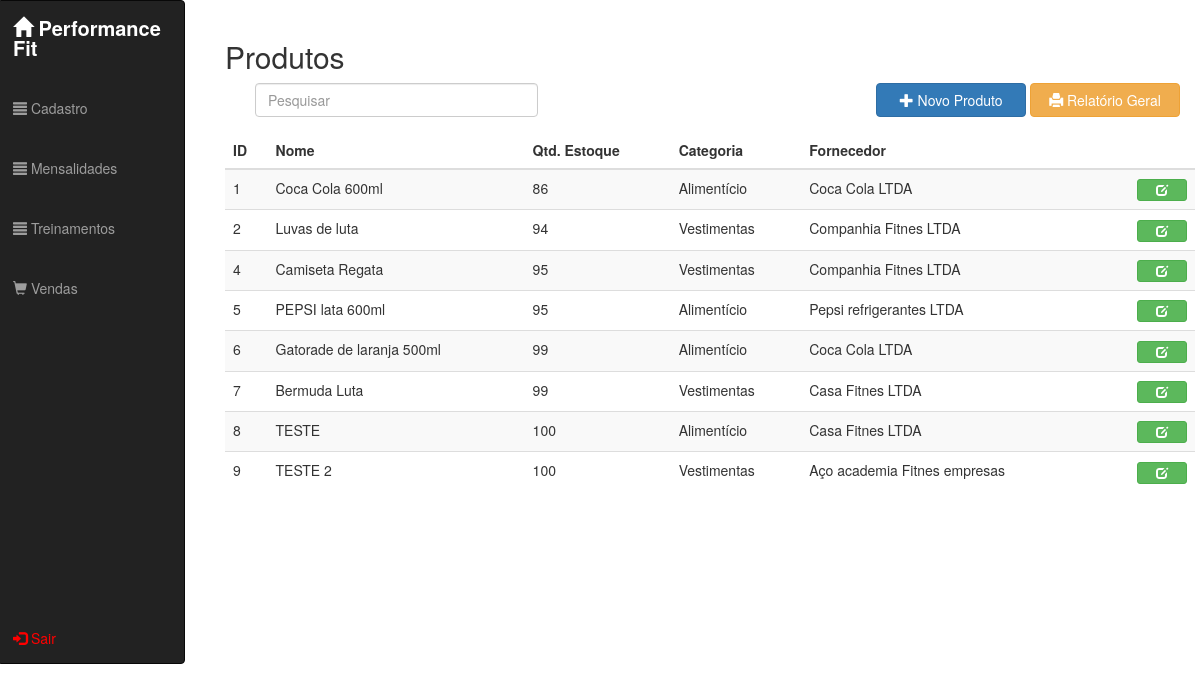
The app's page /view.produto (signed in) with its own data.
### tables this page shows
CREATE TABLE `produtos` (
  `idprodutos` int(11) NOT NULL,
  `idcate_produto` int(11) NOT NULL,
  `idfornecedores` int(11) NOT NULL,
  `nome_prod` varchar(100) NOT NULL,
  `peso_prod` float DEFAULT NULL,
  `cor_prod` varchar(45) DEFAULT NULL,
  `tamanho_prod` varchar(2) DEFAULT NULL,
  `numero_prod` int(3) DEFAULT NULL,
  `con_indicacao_prod` varchar(100) DEFAULT NULL,
  `dt_entr_prod` date DEFAULT NULL,
  `marca_prod` varchar(45) NOT NULL,
  `fabricante_prod` varchar(45) DEFAULT NULL,
  `validade_prod` date DEFAULT NULL,
  `valor_prod` decimal(8,2) NOT NULL,
  `obs_prod` varchar(500) DEFAULT NULL
);

CREATE TABLE `estoq_prod` (
  `idestoques` int(11) NOT NULL,
  `idprodutos` int(11) NOT NULL,
  `quant_entrada` int(11) NOT NULL,
  `quant_saida` int(11) NOT NULL,
  `quant_estoque` int(11) DEFAULT NULL
);

CREATE TABLE `cat_produto` (
  `idcate_produto` int(11) NOT NULL,
  `descricao` varchar(45) DEFAULT NULL
);

CREATE TABLE `fornecedores` (
  `idfornecedores` int(11) NOT NULL,
  `idendereco_forn` int(11) DEFAULT NULL,
  `nome_forn` varchar(45) NOT NULL,
  `cnpj_cpf_forn` varchar(15) NOT NULL,
  `nome_fantasia_forn` varchar(45) DEFAULT NULL,
  `email_forn` varchar(100) NOT NULL,
  `telefone_forn` varchar(16) NOT NULL
);

### _app/Conn/Conn.class.php (called while the page is built, shortened)
<?php
class Conn {
    private static $Host = SIS_DB_HOST;
    private static $User = SIS_DB_USER;
    private static $Pass = SIS_DB_PASS;
    private static $Dbsa = SIS_DB_DBSA;
    private static $Connect = null;
    private static function Conectar() {
        try {
            if (self::$Connect == null):
                $dsn = 'mysql:host=' . self::$Host . ';dbname=' . self::$Dbsa;
                $options = [ PDO::MYSQL_ATTR_INIT_COMMAND => 'SET NAMES UTF8'];
                self::$Connect = new PDO($dsn, self::$User, self::$Pass, $options);
                self::$Connect->setAttribute(PDO::ATTR_ERRMODE, PDO::ERRMODE_EXCEPTION);
            endif;
        } catch (PDOException $e) {
            PHPErro($e->getCode(), $e->getMessage(), $e->getFile(), $e->getLine());
            die;
        }
        return self::$Connect;
    }
    public static function getConn() {
        return self::Conectar();
    }
}

### _app/Conn/Read.class.php (called while the page is built, shortened)
<?php
class Read {
    private $Select;
    private $Result;
    private $Read;
    private $Conn;
    public function __construct() {
        $this->Conn = Conn::getConn();
    }
    public function getResult() {
        return $this->Result;
    }
    public function FullRead($Query, $ParseString = null) {
        $this->Select = (string) $Query;
        $this->Execute();
    }
    private function Connect() {
        $this->Read = $this->Conn->prepare($this->Select);
        $this->Read->setFetchMode(PDO::FETCH_ASSOC);
    }
    private function Execute() {
        $this->Connect();
        try {
            $this->Read->execute();
            $this->Result = $this->Read->fetchAll();
        } catch (PDOException $e) {
            $this->Result = null;
            Erro("<b>Erro ao Ler:</b> {$e->getMessage()}", $e->getCode());
        }
    }
}

### Views/view.produto.php (the view, shortened to what this page needs)
<?php require REQUIRE_PATH . '/menu.php'; ?>
<div class="col-md-10 modals">
    <br>
    <h2>Produtos</h2>
    <div>
        <div class="col-md-12" align="right">
            <form action="" method="POST">
                <div class="form-group col-md-4">
                    <input type="text" class="form-control pesquisar pesquisar-produto" placeholder="Pesquisar">
                </div>
            </form>
            <button class="btn btn-primary open-modal-create"><i class="glyphicon glyphicon-plus"></i> Novo Produto</button>
            <a class="relatorio-geral" href="http://localhost/academia/Views/view.produtos.relatorio.php" target="_blank"><button class="btn btn-warning"><i class="glyphicon glyphicon-print"></i> Relatório Geral</button></a>
        </div>
        <table class="table table-striped modal-table">
            <thead>
                <tr>
                    <th>ID</th>
                    <th>Nome</th>
                    <th>Qtd. Estoque</th>
                    <th>Categoria</th>
                    <th>Fornecedor</th>
                    <th></th>
                </tr>
            </thead>
            <tbody class="j-result-produtos">
                <?php
                $ReadProd = new Read;
                $ReadProd->FullRead("SELECT produtos.idprodutos, cat_produto.descricao, fornecedores.nome_forn, produtos.nome_prod, estoq_prod.quant_estoque "
                        . "FROM produtos "
                        . "INNER JOIN cat_produto ON cat_produto.idcate_produto = produtos.idcate_produto "
                        . "INNER JOIN fornecedores ON fornecedores.idfornecedores = produtos.idfornecedores "
                        . "INNER JOIN estoq_prod ON estoq_prod.idprodutos = produtos.idprodutos");
                foreach ($ReadProd->getResult() as $e):
                    extract($e);
                    echo
                    "<tr id='{$idprodutos}'>" .
                    "<td>{$idprodutos}</td>" .
                    "<td>{$nome_prod}</td>" .
                    "<td>{$quant_estoque}</td>" .
                    "<td>{$descricao}</td>" .
                    "<td>{$nome_forn}</td>" .
                    "<td align='right'>" .
                    "<button class='btn btn-success btn-xs open-modal-update j-open-modal-update-produto' idprodutos='{$idprodutos}'><i class='glyphicon glyphicon-edit'></i></button> " .
                    "</td>" .
                    "</tr>";
                endforeach;
                ?>
            </tbody>
        </table>
    </div>
</div>

### Views/css/style.css (style rules this page uses)
.btn-success { width: 150px; }
.btn-warning { width: 150px; }
.btn-primary { width: 150px; }
.open-modal-update { width: 50px; }
.modals { margin-left: 210px; }

### records on screen
produtos: idprodutos "1", nome_prod "Coca Cola 600ml", estoq_prod.quant_estoque "86", idcate_produto.descricao "Alimentício", idfornecedores.nome_forn "Coca Cola LTDA"
produtos: idprodutos "2", nome_prod "Luvas de luta", estoq_prod.quant_estoque "94", idcate_produto.descricao "Vestimentas", idfornecedores.nome_forn "Companhia Fitnes LTDA"
produtos: idprodutos "4", nome_prod "Camiseta Regata", estoq_prod.quant_estoque "95", idcate_produto.descricao "Vestimentas", idfornecedores.nome_forn "Companhia Fitnes LTDA"
produtos: idprodutos "5", nome_prod "PEPSI lata 600ml", estoq_prod.quant_estoque "95", idcate_produto.descricao "Alimentício", idfornecedores.nome_forn "Pepsi refrigerantes LTDA"
produtos: idprodutos "6", nome_prod "Gatorade de laranja 500ml", estoq_prod.quant_estoque "99", idcate_produto.descricao "Alimentício", idfornecedores.nome_forn "Coca Cola LTDA"
produtos: idprodutos "7", nome_prod "Bermuda Luta", estoq_prod.quant_estoque "99", idcate_produto.descricao "Vestimentas", idfornecedores.nome_forn "Casa Fitnes LTDA"
produtos: idprodutos "8", nome_prod "TESTE", estoq_prod.quant_estoque "100", idcate_produto.descricao "Alimentício", idfornecedores.nome_forn "Casa Fitnes LTDA"
produtos: idprodutos "9", nome_prod "TESTE 2", estoq_prod.quant_estoque "100", idcate_produto.descricao "Vestimentas", idfornecedores.nome_forn "Aço academia Fitnes empresas"
